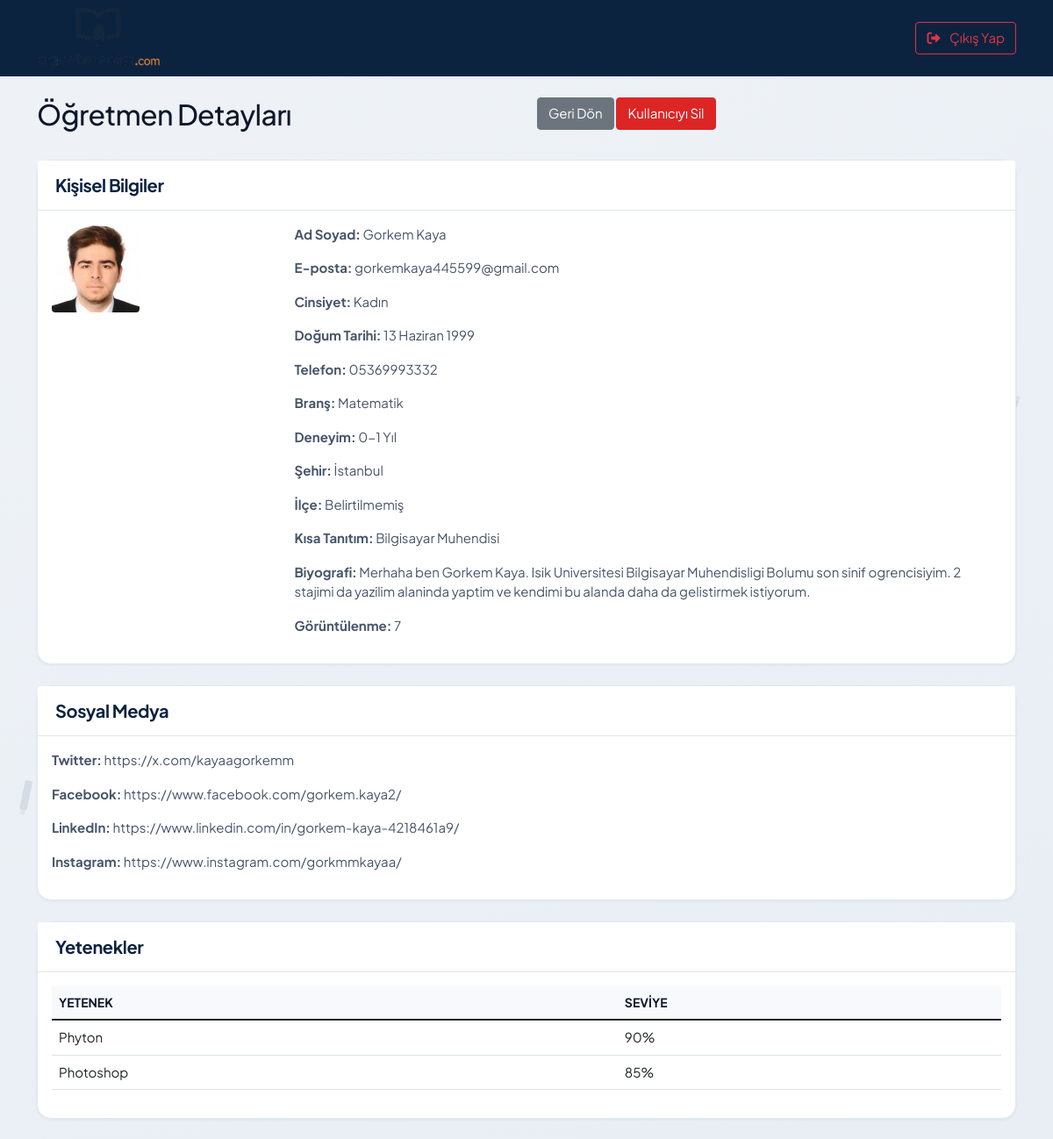
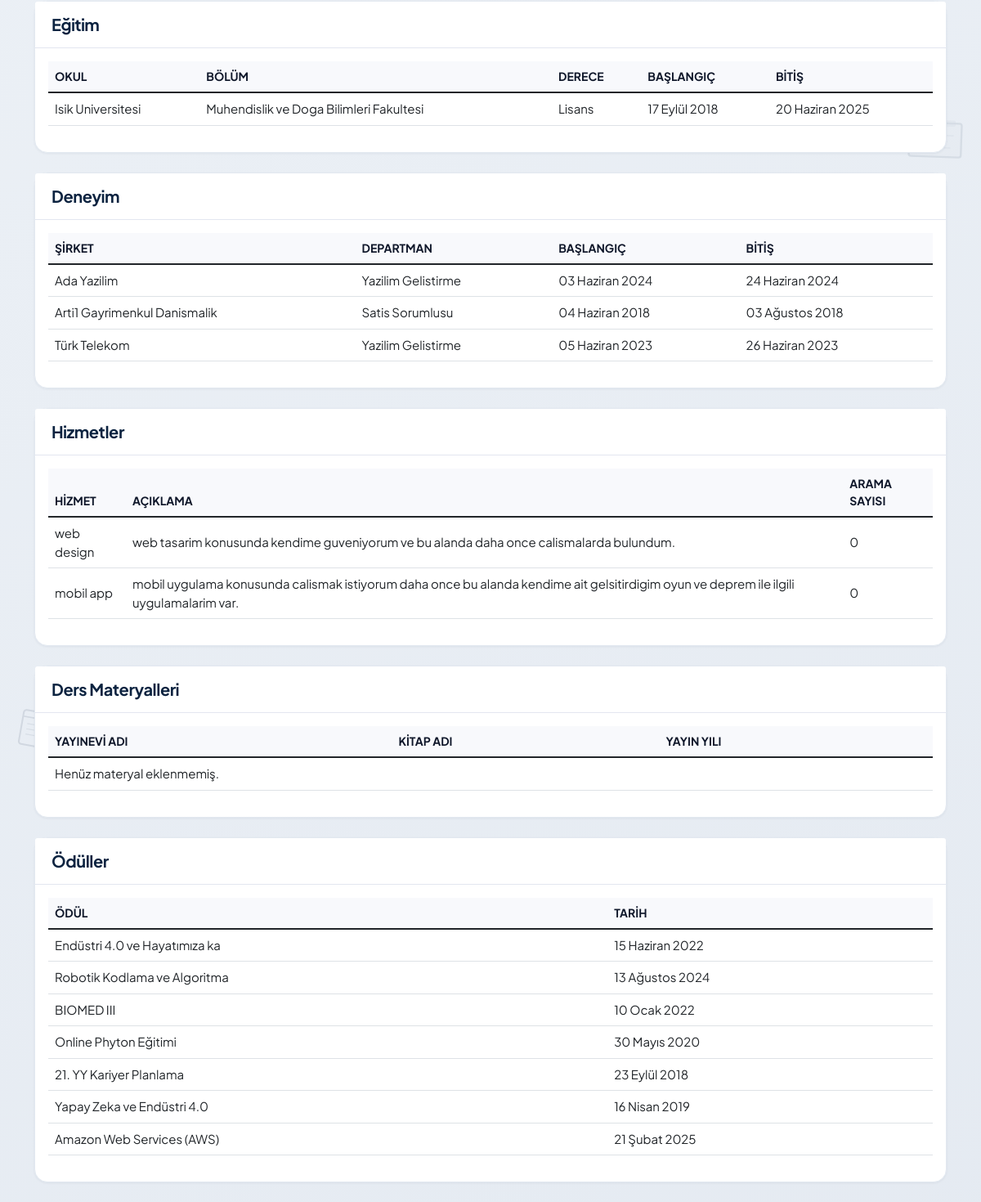
Page /adminpanel/adminpanel/user/3 (signed in) on the committed database (2 pictures, top to bottom).
### conntoapp/models.py (models this page shows, shortened)
class CustomUser(AbstractUser):
    fullname = models.CharField(max_length=100, verbose_name="Ad Soyad")
    twitter = models.CharField(max_length=100, null=True, blank=True, verbose_name="Twitter (X)")
    facebook = models.CharField(max_length=100, null=True, blank=True, verbose_name="Facebook")
    linkedin = models.CharField(max_length=100, null=True, blank=True, verbose_name="LinkedIn")
    instagram = models.CharField(max_length=100, null=True, blank=True, verbose_name="Instagram")
    gender = models.CharField(max_length=6, choices=CustomUserChoices.GENDER_CHOICES, verbose_name="Cinsiyet")
    birth_date = models.DateField(verbose_name="Doğum Tarihi")
    phone = models.CharField(max_length=20, null=True, blank=True, verbose_name="Telefon")
    branch = models.CharField(
        max_length=50,
        choices=TeacherChoices.BRANCH_CHOICES,
        default='matematik',
        verbose_name="Branş",
    )
    experience_years = models.CharField(
        max_length=10,
        choices=TeacherChoices.EXPERIENCE_CHOICES,
        default='0-1',
        verbose_name="Deneyim Süresi",
    )
    work_schedule = models.CharField(
        max_length=20,
        choices=TeacherChoices.WORK_SCHEDULE_CHOICES,
        default='her_ikisi',
        verbose_name="Çalışma Şekli",
    )
    city = models.CharField(max_length=30, choices=CustomUserChoices.TURKISH_CITIES, verbose_name="Şehir")
    district = models.CharField(max_length=50, null=True, blank=True, verbose_name="İlçe")
    job = models.CharField(max_length=20, blank=True, default='')
    short_description = models.CharField(max_length=100, null=True, blank=True, verbose_name="Kısa Tanıtım")
    long_description = models.TextField(max_length=500, null=True, blank=True, verbose_name="Biyografi")
    view = models.IntegerField(default=0)
    last_seen = models.DateTimeField(null=True, blank=True, verbose_name="Son Aktiflik")
    image = models.ImageField(upload_to="images/", default="images/default.jpg", null=False, blank=False, verbose_name="Profil Fotoğrafı")
    class Meta:
        verbose_name = "Öğretmen"
        verbose_name_plural = "Öğretmenler"
    def get_district_display(self):
        from .district_data import get_district_label
        if not self.district:
            return ""
        return get_district_label(self.city, self.district)

class UserSkill(models.Model):
    custom_user = models.ForeignKey(CustomUser, on_delete=models.CASCADE, related_name="userskills")
    skill_name = models.CharField(max_length=50, verbose_name="Yetkinlik")
    skill_degree = models.SmallIntegerField(verbose_name="Seviye")
    class Meta:
        verbose_name = "Yetkinlik"
        verbose_name_plural = "Yetkinlikler"

class UserEducation(models.Model):
    custom_user = models.ForeignKey(CustomUser, on_delete=models.CASCADE, related_name="usereducations")
    degree = models.CharField(choices=CustomUserEducationChoices.DEGREE_CHOICES, max_length=100, verbose_name="Derece")
    school_name = models.CharField(max_length=100, verbose_name="Okul/Üniversite")
    department = models.CharField(max_length=100, verbose_name="Bölüm")
    start_date = models.DateField(verbose_name="Başlangıç")
    end_date = models.DateField(null=True, blank=True, verbose_name="Bitiş")
    short_description = models.TextField(max_length=500, blank=True, default='', verbose_name="Açıklama")
    class Meta:
        verbose_name = "Eğitim"
        verbose_name_plural = "Eğitimler"

class UserExperience(models.Model):
    custom_user = models.ForeignKey(CustomUser, on_delete=models.CASCADE, related_name="userexperiences")
    institution_name = models.CharField(max_length=100, verbose_name="Kurum / Kurs Merkezi Adı")
    department = models.CharField(max_length=100, verbose_name="Branş / Departman")
    start_date = models.DateField(verbose_name="Başlangıç")
    end_date = models.DateField(null=True, blank=True, verbose_name="Bitiş")
    short_description = models.TextField(max_length=500, verbose_name="Açıklama")
    class Meta:
        verbose_name = "Deneyim"
        verbose_name_plural = "Deneyimler"

class UserServices(models.Model):
    custom_user = models.ForeignKey(CustomUser, on_delete=models.CASCADE, related_name="userservices")
    service_name = models.CharField(max_length=50, verbose_name="Ders/Branş Adı")
    service_description = models.CharField(max_length=500, verbose_name="Açıklama")
    service_search_count = models.IntegerField(default=0)
    class Meta:
        verbose_name = "Verdiği Ders"
        verbose_name_plural = "Verdiği Dersler"

class UserAwards(models.Model):
    custom_user = models.ForeignKey(CustomUser, on_delete=models.CASCADE, related_name="userawards")
    award_name = models.CharField(max_length=1000, verbose_name="Sertifika/Ödül Adı")
    award_date = models.DateField(verbose_name="Tarih")
    class Meta:
        verbose_name = "Sertifika"
        verbose_name_plural = "Sertifikalar"

### conntoapp/views.py (the view)
# urls.py: path('adminpanel/user/<int:user_id>', views.admin_user_detail, name="admin_user_detail"),
def admin_user_detail(request, user_id):
    if 'admin_id' not in request.session:
        return redirect('admin_panel_login')
    user = get_object_or_404(CustomUser, id=user_id)
    skills = UserSkill.objects.filter(custom_user=user)
    educations = UserEducation.objects.filter(custom_user=user)
    experiences = UserExperience.objects.filter(custom_user=user)
    services = UserServices.objects.filter(custom_user=user)
    works = UserWorks.objects.filter(custom_user=user)
    awards = UserAwards.objects.filter(custom_user=user)
    context = {
        'user': user,
        'skills': skills,
        'educations': educations,
        'experiences': experiences,
        'services': services,
        'works': works,
        'awards': awards
    }
    return render(request, "admintemplate/admin-user-detail.html", context)

### conntoapp/templates/admintemplate/admin-user-detail.html
{% extends 'admintemplate/base.html' %}
{% block content %}
<div class="container mt-4">
    <div class="row mb-4">
        <div class="col-md-6">
            <h2>Öğretmen Detayları</h2>
        </div>
        <div class="col-md-6 text-right">
            <a href="{% url 'admin_dashboard' %}" class="btn btn-secondary">Geri Dön</a>
            <a href="{% url 'admin_delete_user' user.id %}" class="btn btn-danger" onclick="return confirm('Bu kullanıcıyı silmek istediğinizden emin misiniz?')">Kullanıcıyı Sil</a>
        </div>
    </div>
    <div class="row">
        <div class="col-md-12">
            <div class="card mb-4">
                <div class="card-header">
                    <h5>Kişisel Bilgiler</h5>
                </div>
                <div class="card-body">
                    <div class="row">
                        <div class="col-md-3">
                            <img src="{{ user.image.url }}" alt="{{ user.fullname }}" class="img-fluid rounded">
                        </div>
                        <div class="col-md-9">
                            <p><strong>Ad Soyad:</strong> {{ user.fullname }}</p>
                            <p><strong>E-posta:</strong> {{ user.email }}</p>
                            <p><strong>Cinsiyet:</strong> {{ user.get_gender_display }}</p>
                            <p><strong>Doğum Tarihi:</strong> {{ user.birth_date }}</p>
                            <p><strong>Telefon:</strong> {{ user.phone }}</p>
                            <p><strong>Branş:</strong> {{ user.get_branch_display }}</p>
                            <p><strong>Deneyim:</strong> {{ user.get_experience_years_display }}</p>
                            <p><strong>Şehir:</strong> {{ user.get_city_display }}</p>
                            <p><strong>İlçe:</strong> {{ user.get_district_display|default:"Belirtilmemiş" }}</p>
                            <p><strong>Kısa Tanıtım:</strong> {{ user.short_description }}</p>
                            <p><strong>Biyografi:</strong> {{ user.long_description }}</p>
                            <p><strong>Görüntülenme:</strong> {{ user.view }}</p>
                        </div>
                    </div>
                </div>
            </div>
            <div class="card mb-4">
                <div class="card-header">
                    <h5>Sosyal Medya</h5>
                </div>
                <div class="card-body">
                    <p><strong>Twitter:</strong> {{ user.twitter }}</p>
                    <p><strong>Facebook:</strong> {{ user.facebook }}</p>
                    <p><strong>LinkedIn:</strong> {{ user.linkedin }}</p>
                    <p><strong>Instagram:</strong> {{ user.instagram }}</p>
                </div>
            </div>
            <div class="card mb-4">
                <div class="card-header">
                    <h5>Yetenekler</h5>
                </div>
                <div class="card-body">
                    <div class="table-responsive">
                        <table class="table">
                            <thead>
                                <tr>
                                    <th>Yetenek</th>
                                    <th>Seviye</th>
                                </tr>
                            </thead>
                            <tbody>
                                {% for skill in skills %}
                                <tr>
                                    <td>{{ skill.skill_name }}</td>
                                    <td>{{ skill.skill_degree }}%</td>
                                </tr>
                                {% endfor %}
                            </tbody>
                        </table>
                    </div>
                </div>
            </div>
            <div class="card mb-4">
                <div class="card-header">
                    <h5>Eğitim</h5>
                </div>
                <div class="card-body">
                    <div class="table-responsive">
                        <table class="table">
                            <thead>
                                <tr>
                                    <th>Okul</th>
                                    <th>Bölüm</th>
                                    <th>Derece</th>
                                    <th>Başlangıç</th>
                                    <th>Bitiş</th>
                                </tr>
                            </thead>
                            <tbody>
                                {% for education in educations %}
                                <tr>
                                    <td>{{ education.school_name }}</td>
                                    <td>{{ education.department }}</td>
                                    <td>{{ education.get_degree_display }}</td>
                                    <td>{{ education.start_date }}</td>
                                    <td>{% if education.end_date %}{{ education.end_date }}{% else %}Devam ediyor{% endif %}</td>
                                </tr>
                                {% endfor %}
                            </tbody>
                        </table>
                    </div>
                </div>
            </div>
            <div class="card mb-4">
                <div class="card-header">
                    <h5>Deneyim</h5>
                </div>
                <div class="card-body">
                    <div class="table-responsive">
                        <table class="table">
                            <thead>
                                <tr>
                                    <th>Şirket</th>
                                    <th>Departman</th>
                                    <th>Başlangıç</th>
                                    <th>Bitiş</th>
                                </tr>
                            </thead>
                            <tbody>
                                {% for experience in experiences %}
                                <tr>
                                    <td>{{ experience.institution_name }}</td>
                                    <td>{{ experience.department }}</td>
                                    <td>{{ experience.start_date }}</td>
                                    <td>{% if experience.end_date %}{{ experience.end_date }}{% else %}Devam ediyor{% endif %}</td>
                                </tr>
                                {% endfor %}
                            </tbody>
                        </table>
                    </div>
                </div>
            </div>
            <div class="card mb-4">
                <div class="card-header">
                    <h5>Hizmetler</h5>
                </div>
                <div class="card-body">
                    <div class="table-responsive">
                        <table class="table">
                            <thead>
                                <tr>
                                    <th>Hizmet</th>
                                    <th>Açıklama</th>
                                    <th>Arama Sayısı</th>
                                </tr>
                            </thead>
                            <tbody>
                                {% for service in services %}
                                <tr>
                                    <td>{{ service.service_name }}</td>
                                    <td>{{ service.service_description }}</td>
                                    <td>{{ service.service_search_count }}</td>
                                </tr>
                                {% endfor %}
                            </tbody>
                        </table>
                    </div>
                </div>
            </div>
            <div class="card mb-4">
                <div class="card-header">
                    <h5>Ders Materyalleri</h5>
                </div>
                <div class="card-body">
                    <div class="table-responsive">
                        <table class="table">
                            <thead>
                                <tr>
                                    <th>Yayınevi Adı</th>
                                    <th>Kitap Adı</th>
                                    <th>Yayın Yılı</th>
                                </tr>
                            </thead>
                            <tbody>
                                {% for work in works %}
                                <tr>
                                    <td>{{ work.publisher_name }}</td>
                                    <td>{{ work.book_name }}</td>
                                    <td>{{ work.publication_year }}</td>
                                </tr>
                                {% empty %}
                                <tr><td colspan="3">Henüz materyal eklenmemiş.</td></tr>
                                {% endfor %}
                            </tbody>
                        </table>
                    </div>
                </div>
            </div>
            <div class="card mb-4">
                <div class="card-header">
                    <h5>Ödüller</h5>
                </div>
                <div class="card-body">
                    <div class="table-responsive">
                        <table class="table">
                            <thead>
                                <tr>
                                    <th>Ödül</th>
                                    <th>Tarih</th>
                                </tr>
                            </thead>
                            <tbody>
                                {% for award in awards %}
                                <tr>
                                    <td>{{ award.award_name }}</td>
                                    <td>{{ award.award_date }}</td>
                                </tr>
                                {% endfor %}
                            </tbody>
                        </table>
                    </div>
                </div>
            </div>
        </div>
    </div>
</div>
{% endblock %}

### rows in the picture
CustomUser: image (picture), fullname "Gorkem Kaya", email "gorkemkaya445599@gmail.com", gender "Kadın", birth_date "13 Haziran 1999", phone "05369993332", branch "Matematik", experience_years "0-1 Yıl", city "İstanbul", district "Belirtilmemiş", short_description "Bilgisayar Muhendisi", long_description "Merhaha ben Gorkem Kaya. Isik Universitesi Bilgisayar Muhendisligi Bolumu son sinif ogrencisiyim. 2 stajimi da yazilim alaninda yaptim ve kendimi bu alanda daha da gelistirmek istiyorum.", view "7", twitter "https://x.com/kayaagorkemm", facebook "https://www.facebook.com/gorkem.kaya2/", linkedin "https://www.linkedin.com/in/gorkem-kaya-4218461a9/", instagram "https://www.instagram.com/gorkmmkayaa/"
UserSkill: skill_name "Phyton", skill_degree "90"
UserSkill: skill_name "Photoshop", skill_degree "85"
UserEducation: school_name "Isik Universitesi", department "Muhendislik ve Doga Bilimleri Fakultesi", degree "Lisans", start_date "17 Eylül 2018", end_date "20 Haziran 2025"
UserExperience: institution_name "Ada Yazilim", department "Yazilim Gelistirme", start_date "03 Haziran 2024", end_date "24 Haziran 2024"
UserExperience: institution_name "Arti1 Gayrimenkul Danismalik", department "Satis Sorumlusu", start_date "04 Haziran 2018", end_date "03 Ağustos 2018"
UserExperience: institution_name "Türk Telekom", department "Yazilim Gelistirme", start_date "05 Haziran 2023", end_date "26 Haziran 2023"
UserServices: service_name "web design", service_description "web tasarim konusunda kendime guveniyorum ve bu alanda daha once calismalarda bulundum.", service_search_count "0"
UserServices: service_name "mobil app", service_description "mobil uygulama konusunda calismak istiyorum daha once bu alanda kendime ait gelsitirdigim oyun ve deprem ile ilgili uygulamalarim var.", service_search_count "0"
UserAwards: award_name "Endüstri 4.0 ve Hayatımıza ka", award_date "15 Haziran 2022"
UserAwards: award_name "Robotik Kodlama ve Algoritma", award_date "13 Ağustos 2024"
UserAwards: award_name "BIOMED III", award_date "10 Ocak 2022"
UserAwards: award_name "Online Phyton Eğitimi", award_date "30 Mayıs 2020"
UserAwards: award_name "21. YY Kariyer Planlama", award_date "23 Eylül 2018"
UserAwards: award_name "Yapay Zeka ve Endüstri 4.0", award_date "16 Nisan 2019"
UserAwards: award_name "Amazon Web Services (AWS)", award_date "21 Şubat 2025"
